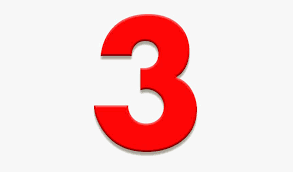
#> input picture Danil_K/lab_2/images/test2.png, 293 x 172 px; its folder holds 2 pictures in this run
$ python task_4.py
#> lines starting #> are read from the running program, lines starting #| are printed output that depends on the picture; after the words box and inside, x2 and y2 are one past the last pixel; in counts of white or black regions, pixels touching at a corner belong together
### Danil_K/lab_2/task_1.py
import cv2

def get_hsv_image(file_name: str): # Пишем функцию перевода изображения в hsv формат, на входе нужно передать имя файла
#> called with file_name = 'test2.png'
    img = cv2.imread(f"images/{file_name}", flags=1) # считываем изображение
#> img is the input picture: shape (172, 293, 3); mean B, G, R 208.6, 208.8, 246
    hsv_img = cv2.cvtColor(img, cv2.COLOR_BGR2HSV) # переводим изображение в hsv
#> hsv_img: shape (172, 293, 3); mean H, S, V 2.5, 38.8, 246
    # Возвращаем исходное изображение и hsv изображение
    return hsv_img, img

### Danil_K/lab_2/task_4.py
import cv2
import numpy as np

from task_1 import get_hsv_image

lower_red1 = np.array([0, 50, 50])
upper_red1 = np.array([10, 255, 255])
lower_red2 = np.array([170, 50, 50])
upper_red2 = np.array([180, 255, 255])

cv2.namedWindow("current img", cv2.WINDOW_NORMAL) # настраиваем текущее окно изображения
cv2.namedWindow("mask", cv2.WINDOW_NORMAL)  # настраиваем текущее окно маски
cv2.namedWindow("result img", cv2.WINDOW_NORMAL) # настраиваем текущее окно изображение которое мы получим в результате
cv2.namedWindow("mask erode", cv2.WINDOW_NORMAL) # настраиваем текущее окно маски к которой была применина эррозия
cv2.namedWindow("mask dilate", cv2.WINDOW_NORMAL) # настраиваем текущее окно маски к которой было применино расширения


hsv, img = get_hsv_image("test2.png") # получаем изображения в формате hsv

mask_1 = cv2.inRange(hsv, lower_red1, upper_red1) # создаём маску первого диапазона красного цвета
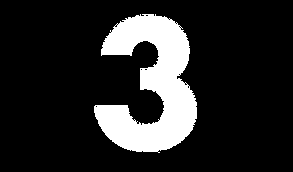
#> mask_1: shape (172, 293); 15.6% white; 1 white region, box (x1, y1, x2, y2) and area: (94, 14, 197, 153) 7872
mask_2 = cv2.inRange(hsv, lower_red2, upper_red2) # создаём маску второго диапазона красного цвета
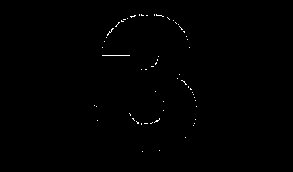
#> mask_2: shape (172, 293); 0.36% white in thin lines or dots, all inside (x1, y1, x2, y2) = (94, 14, 197, 152)
mask = cv2.bitwise_or(mask_1, mask_2) # объединяем маску
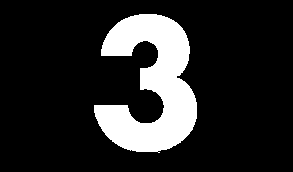
#> mask: shape (172, 293); 16% white; 1 white region, box (x1, y1, x2, y2) and area: (94, 14, 197, 153) 8051
karlen = np.ones((5, 5), np.uint8) # указываем кол-во закрашиваемых пикселей для ядра

erode_mask = cv2.erode(mask, karlen, iterations=3) # задаём эррозию для маски с итерацией 3
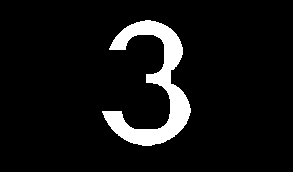
#> erode_mask: shape (172, 293); 7.5% white; 1 white region, box (x1, y1, x2, y2) and area: (102, 20, 191, 146) 3786
dilate_mask = cv2.dilate(mask, karlen, iterations=3) # задаём расширение для маски с итерацией 3
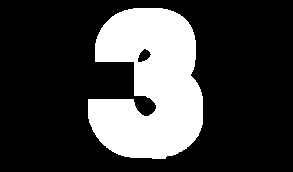
#> dilate_mask: shape (172, 293); 24.9% white; 1 white region, box (x1, y1, x2, y2) and area: (88, 8, 203, 159) 12555

result_img = cv2.bitwise_and(img, img, mask=mask) # объединяем маски
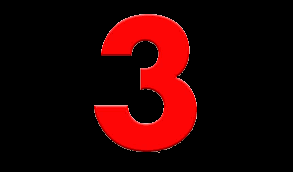
#> result_img: shape (172, 293, 3); mean B, G, R 2.1, 2.2, 39.3

moment = cv2.moments(dilate_mask, True) # получаем момент изображения
#> moment = moments, m00 12555, centre m10/m00, m01/m00 = (149.4, 84.62)
dm00 = moment["m00"] # находим кол-во белых пикселей
#> dm00 = 12555
print(dm00 // 255) # получаем площадь изображения белых пикселей
#| 49.0
cv2.imshow("current img", img) # выводим текущее изображение
cv2.imshow("mask", mask) # выводим изображение маски
cv2.imshow("mask erode", erode_mask) # выводим маску эррозии
cv2.imshow("mask dilate", dilate_mask) # выводим маску расширения
cv2.imshow("result img", result_img) # выводим результирующее изображение

cv2.waitKey(0)
cv2.destroyAllWindows()
